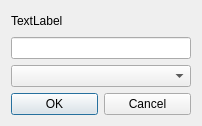
<?xml version="1.0" encoding="UTF-8"?>
<ui version="4.0">
 <class>InputDialog</class>
 <widget class="QDialog" name="InputDialog">
  <property name="geometry">
   <rect>
    <x>0</x>
    <y>0</y>
    <width>202</width>
    <height>126</height>
   </rect>
  </property>
  <property name="windowTitle">
   <string>Dialog</string>
  </property>
  <layout class="QVBoxLayout" name="verticalLayout">
   <item>
    <widget class="QLabel" name="label">
     <property name="text">
      <string>TextLabel</string>
     </property>
    </widget>
   </item>
   <item>
    <widget class="QLineEdit" name="lineEdit"/>
   </item>
   <item>
    <widget class="QComboBox" name="comboBox"/>
   </item>
   <item>
    <layout class="QHBoxLayout" name="horizontalLayout">
     <item>
      <widget class="QPushButton" name="okButton">
       <property name="text">
        <string>OK</string>
       </property>
      </widget>
     </item>
     <item>
      <widget class="QPushButton" name="cancelButton">
       <property name="text">
        <string>Cancel</string>
       </property>
      </widget>
     </item>
    </layout>
   </item>
  </layout>
 </widget>
 <resources/>
 <connections/>
</ui>
